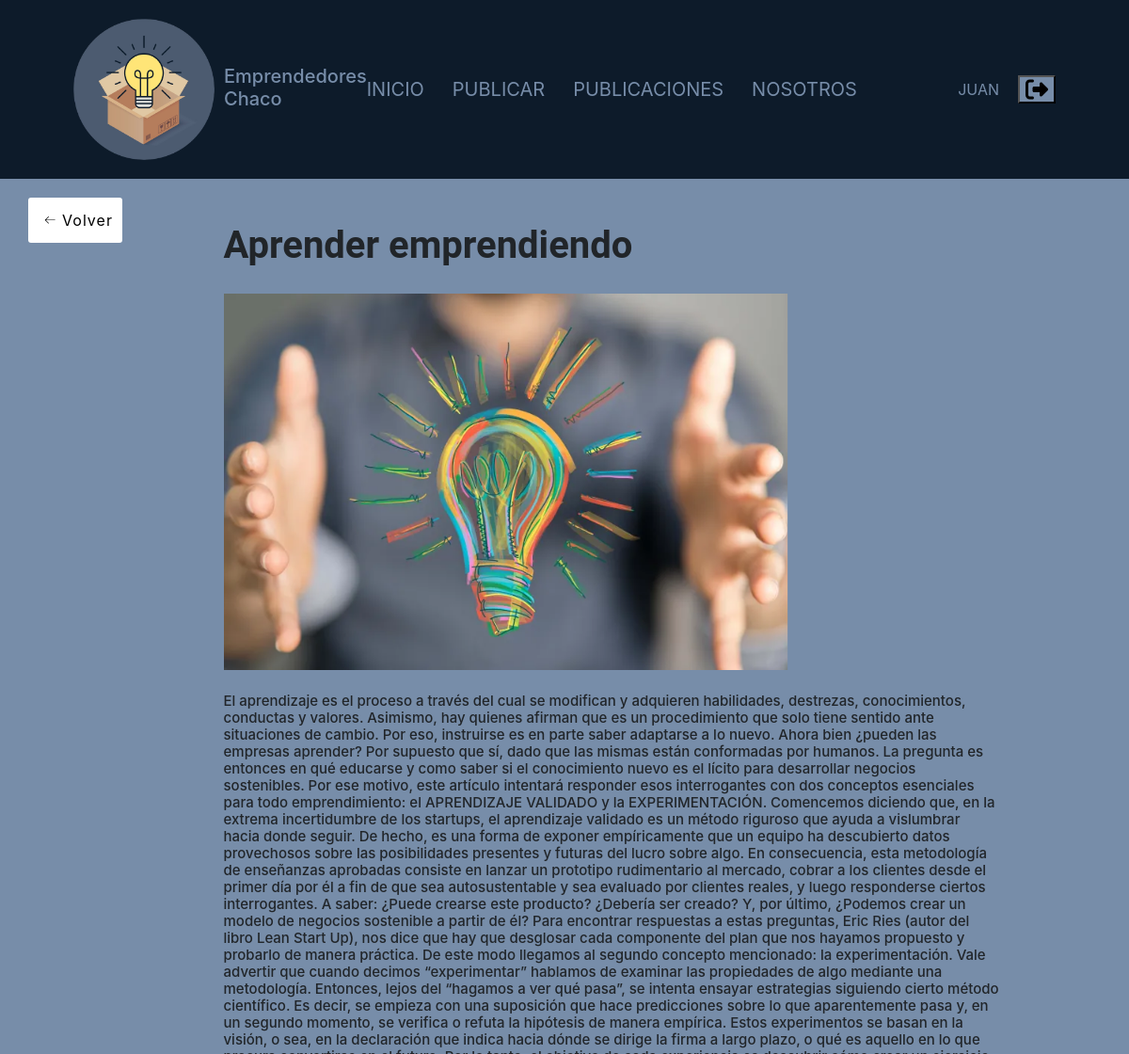
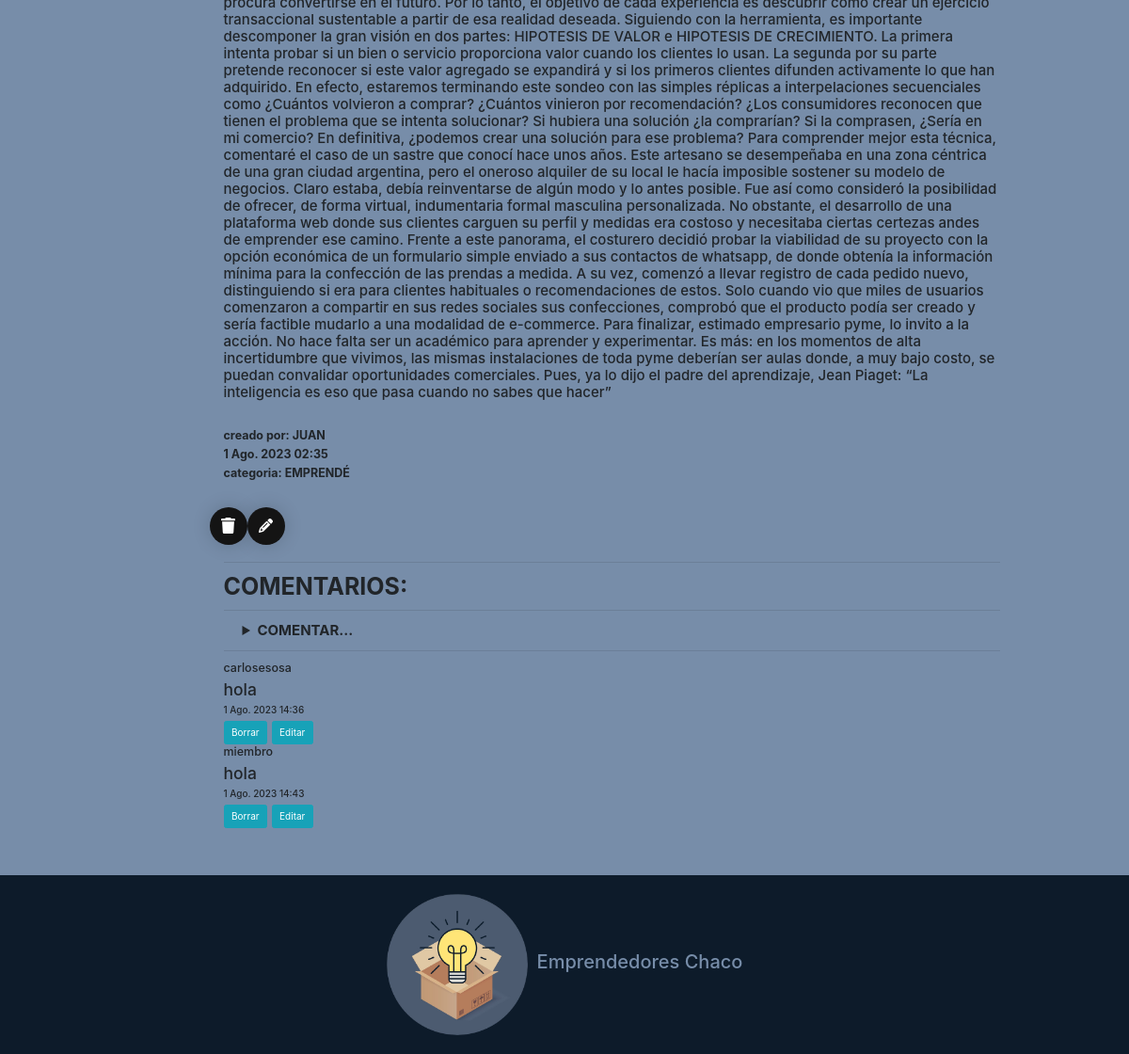
Screenshot of /publicaciones/Detalle/8 (signed in) with the database file from the repository (2 pictures, top to bottom).
### apps/publicaciones/models.py (models this page shows, shortened)
class Publicacion(models.Model):
    creado = models.DateTimeField('creado', auto_now_add=True)
    modificado = models.DateTimeField('modificado', auto_now=True)
    titulo = models.CharField(max_length = 250)
    contenido = models.TextField()
    autor = models.ForeignKey(User, on_delete = models.CASCADE)
    imagen = models.ImageField(upload_to = 'publicaciones')
    categoria = models.ForeignKey(Categoria, on_delete = models.CASCADE)
    def misComentarios(self):
        return self.comentario_set.all()

class Categoria(models.Model):
    nombre = models.CharField(max_length=80)
    def __str__(self):
        return self.nombre

### apps/comentarios/models.py (models this page shows, shortened)
class Comentario(models.Model):
    creado = models.DateTimeField('creado', auto_now_add=True)
    modificado = models.DateTimeField('modificado', auto_now=True)
    texto = models.TextField(max_length=600)
    usuario = models.ForeignKey(User, on_delete = models.CASCADE)
    publicacion = models.ForeignKey(Publicacion, on_delete = models.CASCADE)

### apps/publicaciones/views.py (the view)
# urls.py: path('Detalle/<int:pk>', views.DetallePublicacionF, name="detalle_publicacion"),
def DetallePublicacionF(request, pk):
    ctx = {}
    publi = Publicacion.objects.get(id = pk)
    ctx['publicacion'] = publi
    return render(request, 'publicaciones/detalle.html', ctx)

### templates/publicaciones/detalle.html (shortened to what this page needs)
{% extends 'base.html' %}
{% block contenido %}
<div class="container">
    <div class="row mt-3">
        <div>
            <a class="volver-atras" href="{% url 'publicaciones:listar_publicaciones' %}">
                <button class="back-button">
                    <span>Volver</span>
                </button>
            </a>
        </div>
        <div class="col-md-9 mx-auto mb-5">
            <div>
                <h1 style="font-size: 40px;font-weight: bold;">{{publicacion.titulo}}</h1>
                <img src="{{publicacion.imagen.url}}" height="400">
                <br><br>
                <h4>{{publicacion.contenido}}</h4>
                <br>
                <h5 style="font-weight: bold;">creado por: {{publicacion.autor|upper}}</h5>
                <h5 style="font-weight: bold;">{{publicacion.modificado}}</h5>
                <h5 style="font-weight: bold;">categoria: {{publicacion.categoria|upper}}</h5>
                <br>
                <div class="row">
                    {% if user.is_staff %}
                    <br><br>
                        <a href="{% url 'publicaciones:borrar_publicacion' publicacion.pk %}">
                            <button class="delete-button">
                            </button>
                        </a>
                        <a href="{% url 'publicaciones:modificar_publicacion' publicacion.pk %}">
                            <button class="edit-button">
                            </button>
                        </a>
                    {% endif %}
                </div>
            </div>
            <div>
                <hr>
                <h3 style="font-size: 25px;font-weight: bold;">COMENTARIOS:</h3>
            <div>
                {% if user.is_authenticated %}
                <hr>
                    <details>
                        <summary style="font-size: 15px;font-weight: bold;text-indent: 20px;" >COMENTAR...</summary>
                    </details>
                {% endif %}
            </div>
            <div>
                <hr>
                {% for com in publicacion.misComentarios %}
                    <div>
                        <h5>{{com.usuario}}</h5>
                        <h3>{{com.texto}}</h3>
                        <h6>{{com.modificado}}</h6>
                        {% if user.is_staff or user == com.usuario %}
                            <a href="{% url 'comentarios:borrar_comentario' com.pk %}" class="btn btn-info">Borrar</a>
                            <a href="{% url 'comentarios:modificar_comentario' com.pk %}" class="btn btn-info">Editar</a>
                        {% endif %}
                    </div>
                {% endfor %}
            </div>
        </div>
    </div>
</div>
{% endblock contenido %}

### templates/base.html (shortened to what this page needs)
{% load static %}
<!DOCTYPE html>
<html>
<head>
  <link rel="stylesheet" type="text/css" href="{% static 'css/main.css' %}">
  <link rel="stylesheet" type="text/css" href="{% static 'css/bootstrap.css' %}">
  <link rel="stylesheet" type="text/css" href="{% static 'css/normalize.css' %}">
  <link rel="stylesheet" type="text/css" href="{% static 'css/buttons.css' %}">
  <link rel="stylesheet" type="text/css" href="{% static 'css/style.css' %}">
</head>
<body>
  <header>
    <div class="encabezado contenedor">
      <div class="logo">
        <img class="logo__img" src="{% static 'img/emprende_chaco.png' %}" width="200">
        <a href="{% url 'home' %}"><h2> Emprendedores Chaco</h2></a>
      </div>
      <nav class="navegacion">
        <li class="navegacion__seccion"><a href="{% url 'home' %}">INICIO</a></li>
        {% if user.is_staff %}
        <li class="navegacion__seccion"><a href="{% url 'publicaciones:crear_publicacion' %}">PUBLICAR</a></li>
        {% endif %}
        <li class="navegacion__seccion"><a href="{% url 'publicaciones:listar_publicaciones' %}">PUBLICACIONES</a></li>
        <li class="navegacion__seccion"><a href="{% url 'sobrenosotros' %}">NOSOTROS</a></li>
      </nav>
      <div class="ingreso">
        {% if user.is_authenticated %}
        {{user.username|upper}}
        <a href="{% url 'logout' %}">
          <button class="cerrar_sesion">
          </button>
        </a>
        {% else %}
        <li class="login"><a href="{% url 'login' %}">INICIAR SESION</a></li>
        <li class="register"><a href="{% url 'usuarios:registrar' %}">REGISTRARSE</a></li>
        {% endif %}
      </div>
    </div>
  </header>
  <main class="contenido-principal">
    {% block contenido %}
    {% endblock contenido %}
  </main>
  <footer class="footer" >
    <div class="contenedor footer__logo">
      <div class="logo">
        <img class="logo__img" src="{% static 'img/emprende_chaco.png' %}" width="200">
        <a href="{% url 'home' %}"><h2> Emprendedores Chaco</h2></a>
      </div>
    </div>
  </footer>
</body>
</html>

### static/css/main.css (style rules this page uses)
body { font-family: 'Roboto', sans-serif; }
h1 { font-family: 'Roboto', sans-serif; }

### static/css/buttons.css (style rules this page uses)
a, a:link, a:visited, a:active { text-decoration: none; }
.delete-button { width: 40px; height: 40px; border-radius: 50%; background-color: rgb(20, 20, 20); border: none; font-weight: 600; display: flex; align-items: center; justify-content: center; box-shadow: 0px 0px 20px rgba(0, 0, 0, 0.164); cursor: pointer; transition-duration: 0.3s; overflow: hidden; position: relative; }
.delete-svgIcon { width: 15px; transition-duration: 0.3s; }
.delete-button::before { display: none; color: white; content: "Delete"; transition-duration: 0.3s; font-size: 2px; }
.back-button { display: flex; height: 3em; width: 100px; align-items: center; justify-content: center; background-color: #eeeeee4b; border-radius: 3px; letter-spacing: 1px; transition: all 0.2s linear; cursor: pointer; border: none; background: #fff; }
.back-button > svg { margin-right: 5px; margin-left: 5px; font-size: 20px; transition: all 0.4s ease-in; }
.edit-button { width: 40px; height: 40px; border-radius: 50%; background-color: rgb(20, 20, 20); border: none; font-weight: 600; display: flex; align-items: center; justify-content: center; box-shadow: 0px 0px 20px rgba(0, 0, 0, 0.164); cursor: pointer; transition-duration: 0.3s; overflow: hidden; position: relative; }
.edit-svgIcon { width: 15px; transition-duration: 0.3s; }
.edit-button::before { display: none; color: white; content: "Edit"; transition-duration: 0.3s; font-size: 2px; }

### static/css/style.css (style rules this page uses)
:root { --color_principal: #0D1B2A; --color_secundario: #778DA9; --fondo: #2E4059; --blanco: #E0E1DD; }
html { box-sizing: border-box; font-size: 62.5%; }
*, *:before, *:after { box-sizing: inherit; }
body { background-color: var(--color_secundario); font-size: 1.6rem; line-height: 1.5; padding: 0; margin: 0; }
li { list-style: none; }
a, a:link, a:visited, a:active { text-decoration:none; }
.contenedor { width: min(90%, 120rem); margin: 0 auto; }
header { background-color: var(--color_principal); height: fit-content; padding: 2rem; margin: 0; }
.encabezado { display: grid; grid-template-columns: 1fr 2fr 1fr; color: var(--color_secundario); }
.footer { margin: 2rem auto 0 auto; padding: 2rem 0; background-color: var(--color_principal); }
.navegacion { display: flex; flex-direction: row; gap: 3rem; justify-content: end; align-items: center; }
.navegacion__seccion { font-size: 2rem; }
.navegacion__seccion a { color: var(--color_secundario); }
.logo { display: flex; flex-direction: row; justify-content: center; align-items: center; gap: 1rem; }
.logo h2 { color: var(--color_secundario); }
.logo__img { width: 15rem; display: flex; justify-content: center; align-items: center; }
.contenido-principal { width: 95%; margin: 2rem auto; min-height: 100vh; }
.ingreso { display: flex; gap: 2rem; justify-content: end; align-items: center; }
.cerrar_sesion { background-color: var(--color_secundario); width: 4rem; }

### rows the page displays
Publicacion: titulo "Aprender emprendiendo", imagen (picture), contenido "El aprendizaje es el proceso a través del cual se modifican y adquieren habilidades, destrezas, conocimientos, conductas y valores. Asimismo, hay quienes afirman que es un procedimiento que solo tiene sentido ante situaciones de cambio. Por eso, instruirse es en parte saber adaptarse a lo nuevo. Ahora bien ¿pueden las empresas aprender? Por supuesto que sí, dado que las mismas están conformadas por humanos. La pregunta es entonces en qué educarse y como saber si el conocimiento nuevo es el lícito para desarrollar negocios sostenibles. Por ese motivo, este artículo intentará responder esos interrogantes con dos conceptos esenciales para todo emprendimiento: el APRENDIZAJE VALIDADO y la…", autor "JUAN", modificado "1 Ago. 2023 02:35", categoria "EMPRENDÉ"
Comentario: usuario "carlosesosa", texto "hola", modificado "1 Ago. 2023 14:36"
Comentario: usuario "miembro", texto "hola", modificado "1 Ago. 2023 14:43"

### other values shown
{{ user.username|upper }} "JUAN"
